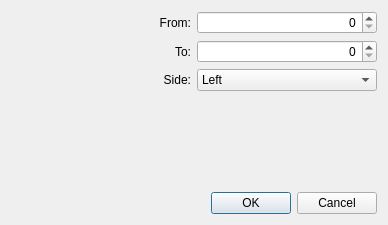
<?xml version="1.0" encoding="UTF-8"?>
<ui version="4.0">
 <class>DialogEditGap</class>
 <widget class="QDialog" name="DialogEditGap">
  <property name="geometry">
   <rect>
    <x>0</x>
    <y>0</y>
    <width>388</width>
    <height>225</height>
   </rect>
  </property>
  <property name="windowTitle">
   <string>Runway Edit</string>
  </property>
  <property name="modal">
   <bool>true</bool>
  </property>
  <layout class="QGridLayout" name="gridLayout">
   <item row="0" column="0">
    <widget class="QLabel" name="label">
     <property name="text">
      <string>From:</string>
     </property>
     <property name="alignment">
      <set>Qt::AlignRight|Qt::AlignTrailing|Qt::AlignVCenter</set>
     </property>
    </widget>
   </item>
   <item row="0" column="1">
    <widget class="QDoubleSpinBox" name="doubleSpinBoxFrom">
     <property name="alignment">
      <set>Qt::AlignRight|Qt::AlignTrailing|Qt::AlignVCenter</set>
     </property>
     <property name="decimals">
      <number>0</number>
     </property>
     <property name="maximum">
      <double>10000.000000000000000</double>
     </property>
    </widget>
   </item>
   <item row="1" column="0">
    <widget class="QLabel" name="label_2">
     <property name="text">
      <string>To:</string>
     </property>
     <property name="alignment">
      <set>Qt::AlignRight|Qt::AlignTrailing|Qt::AlignVCenter</set>
     </property>
    </widget>
   </item>
   <item row="1" column="1">
    <widget class="QDoubleSpinBox" name="doubleSpinBoxTo">
     <property name="alignment">
      <set>Qt::AlignRight|Qt::AlignTrailing|Qt::AlignVCenter</set>
     </property>
     <property name="decimals">
      <number>0</number>
     </property>
     <property name="maximum">
      <double>10000.000000000000000</double>
     </property>
    </widget>
   </item>
   <item row="2" column="0">
    <widget class="QLabel" name="label_3">
     <property name="text">
      <string>Side:</string>
     </property>
     <property name="alignment">
      <set>Qt::AlignRight|Qt::AlignTrailing|Qt::AlignVCenter</set>
     </property>
    </widget>
   </item>
   <item row="2" column="1">
    <widget class="QComboBox" name="comboBoxSide">
     <item>
      <property name="text">
       <string>Left</string>
      </property>
     </item>
     <item>
      <property name="text">
       <string>Right</string>
      </property>
     </item>
     <item>
      <property name="text">
       <string>Both</string>
      </property>
     </item>
    </widget>
   </item>
   <item row="3" column="1">
    <spacer name="verticalSpacer">
     <property name="orientation">
      <enum>Qt::Vertical</enum>
     </property>
     <property name="sizeHint" stdset="0">
      <size>
       <width>20</width>
       <height>52</height>
      </size>
     </property>
    </spacer>
   </item>
   <item row="4" column="0" colspan="2">
    <widget class="QDialogButtonBox" name="buttonBox">
     <property name="orientation">
      <enum>Qt::Horizontal</enum>
     </property>
     <property name="standardButtons">
      <set>QDialogButtonBox::Cancel|QDialogButtonBox::Ok</set>
     </property>
    </widget>
   </item>
  </layout>
 </widget>
 <resources/>
 <connections>
  <connection>
   <sender>buttonBox</sender>
   <signal>rejected()</signal>
   <receiver>DialogEditGap</receiver>
   <slot>reject()</slot>
   <hints>
    <hint type="sourcelabel">
     <x>316</x>
     <y>260</y>
    </hint>
    <hint type="destinationlabel">
     <x>286</x>
     <y>274</y>
    </hint>
   </hints>
  </connection>
  <connection>
   <sender>buttonBox</sender>
   <signal>accepted()</signal>
   <receiver>DialogEditGap</receiver>
   <slot>accept()</slot>
   <hints>
    <hint type="sourcelabel">
     <x>248</x>
     <y>254</y>
    </hint>
    <hint type="destinationlabel">
     <x>157</x>
     <y>274</y>
    </hint>
   </hints>
  </connection>
 </connections>
</ui>
